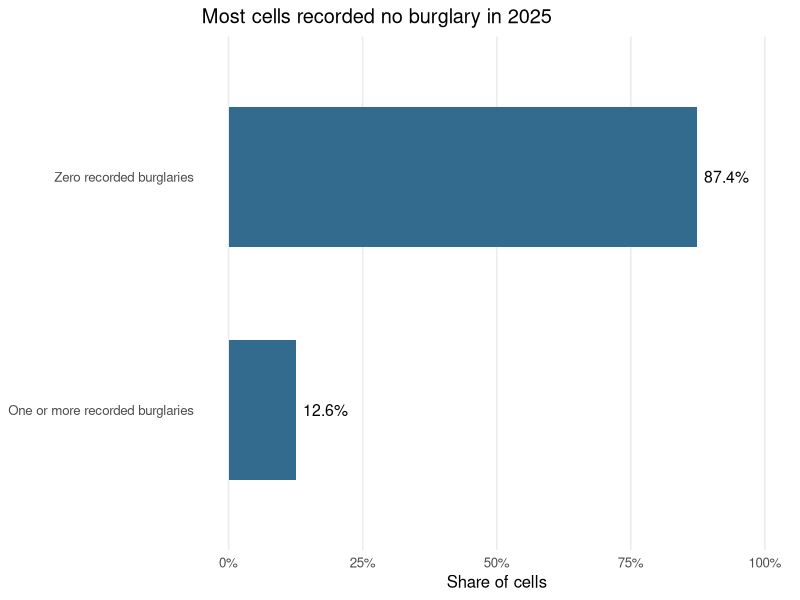
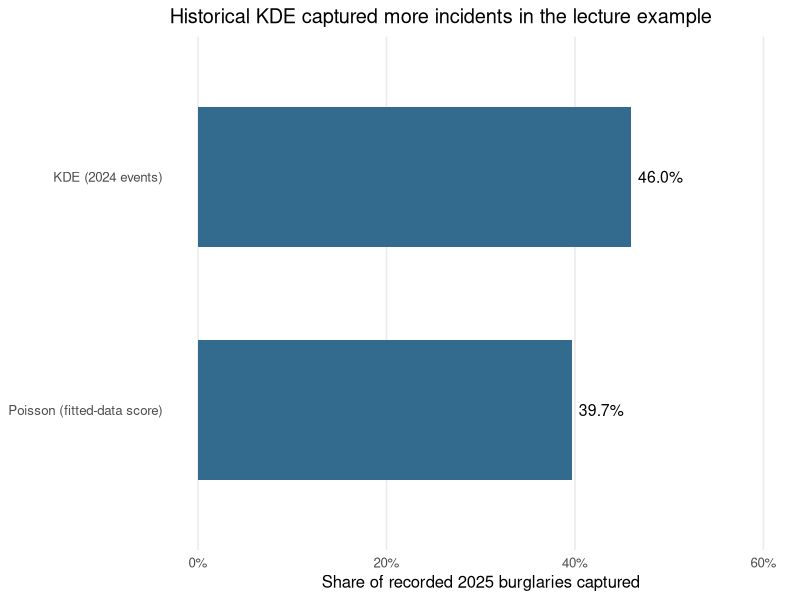

The R source for these figures, in order:
## ---- chunk 1
#| label: fig-zero-share
#| echo: false
#| fig-width: 7.5
#| fig-height: 3.6
#| fig-cap: "Composition of 16,414 Philadelphia fishnet cells, using the zero share printed in the lecture. This is not a reconstruction of the missing count histogram."
library(ggplot2)
zero_share <- data.frame(
  category = factor(c("Zero recorded burglaries", "One or more recorded burglaries"),
                    levels = c("One or more recorded burglaries", "Zero recorded burglaries")),
  share = c(0.8740709, 1 - 0.8740709)
)
ggplot(zero_share, aes(share, category)) +
  geom_col(fill = "#326B8D", width = 0.6) +
  geom_text(aes(label = sprintf("%.1f%%", 100 * share)), hjust = -0.15, size = 4) +
  scale_x_continuous(limits = c(0, 1), labels = scales::label_percent()) +
  labs(x = "Share of cells", y = NULL, title = "Most cells recorded no burglary in 2025") +
  theme_minimal(base_size = 12) +
  theme(panel.grid.major.y = element_blank(), panel.grid.minor = element_blank())
## ---- chunk 2
#| label: fig-capture
#| echo: false
#| fig-width: 7.5
#| fig-height: 3.8
#| fig-cap: "Lecture outputs: share of 2025 recorded incidents captured by cells selected above each score's 90th percentile. Poisson was fitted on these same 2025 outcomes; KDE used 2024 incidents. This is not a fair held-out forecast comparison."
capture <- data.frame(
  method = factor(c("Poisson (fitted-data score)", "KDE (2024 events)"),
                  levels = c("Poisson (fitted-data score)", "KDE (2024 events)")),
  share = c(0.3967989, 0.4598199)
)
ggplot(capture, aes(share, method)) +
  geom_col(fill = "#326B8D", width = 0.6) +
  geom_text(aes(label = sprintf("%.1f%%", share * 100)), hjust = -0.15, size = 4) +
  scale_x_continuous(limits = c(0, 0.6), labels = scales::label_percent()) +
  labs(x = "Share of recorded 2025 burglaries captured", y = NULL,
       title = "Historical KDE captured more incidents in the lecture example") +
  theme_minimal(base_size = 12) +
  theme(panel.grid.major.y = element_blank(), panel.grid.minor = element_blank())
## ---- chunk 3
#| label: week09-interpretation-checks
data.frame(
  comparison = c("X +1, beta = 0.20", "Hotspot distance +1 mile",
                 "Double light-outage distance"),
  multiplier = c(exp(0.20), exp(-1.45), 2^(-0.341)),
  percent_change = 100 * (c(exp(0.20), exp(-1.45), 2^(-0.341)) - 1)
)
100 * (0.4598199 - 0.3967989)  # capture difference, percentage points
